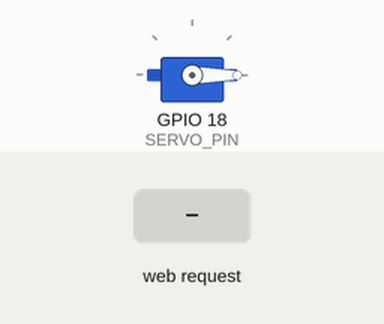
Simulated run of this sketch. Board: ESP32. On the bench: servo. Inputs (shaded band) come from the test bench. WiFi joins after 1.5 s; servers stay silent unless stated; what the sketch prints to the serial monitor is not drawn.

Above: at 2.7 s.
2.8 s: HTTP request GET /start received
At 3.05 s:
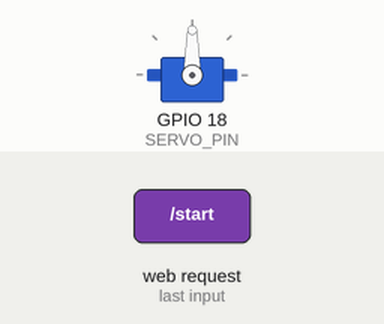
5.8 s: HTTP request GET /start?degree=120 received
8.8 s: HTTP request GET /stop received
At 9.4 s:
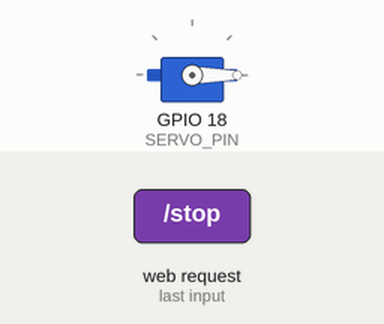
10.3 s: HTTP request GET /start?delay=1 received
At 10.45 s:
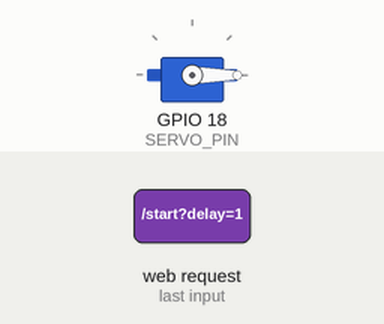
Timing chart, 0 to 14.3 s (numbered marks = the images above; inputs shaded):
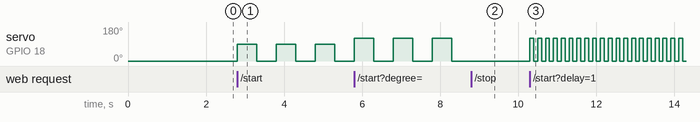

The sketch:

LDR_Servo.ino
```cpp
#include <WiFi.h>
#include <WebServer.h>
#include <ESP32Servo.h>

// 1. CẤU HÌNH
const char* ssid     = "Thasi";
const char* password = "123456789";

//  LDR & Servo
const int LDR_PIN   = 34;
const int SERVO_PIN = 18;

Servo myServo;
WebServer server(80);

// 2. BIẾN TRẠNG THÁI HỆ THỐNG
bool motorRunning   = false;
int  degreeInput    = 90;     // Góc quay mặc định
int  delayInput     = 500;    // Thời gian chờ (ms) mặc định

// Biến phục vụ cho hàm millis()
unsigned long previousMillis = 0;
bool isAtMaxAngle = false; // Trạng thái hiện tại của Servo (đang ở 0 hay đang ở góc max)

// 3. GIAO DIỆN WEB
const char index_html[] PROGMEM = R"rawliteral(
<!DOCTYPE html>
<html>
<head>
  <meta charset='UTF-8'>
  <title>ESP32 Servo Control</title>
  <style> body { font-family: Arial; padding: 20px; } </style>
</head>
<body>
  <h2>ESP32 - CẢM BIẾN ÁNH SÁNG & SERVO</h2>
  <hr>
  <p><b>Giá trị cảm biến (LDR):</b> <span id='ldrValue'>0</span></p>
  <p><b>Trạng thái Servo:</b> <span id='motorState'>Đã dừng</span></p>
  <hr>
  <form action='/start' method='GET'>
    <label>Góc quay (Độ):</label><br>
    <input type='number' name='degree' min='1' max='180' value='%DEGREE%'><br><br>

    <label>Thời gian trễ (ms):</label><br>
    <input type='number' name='delay' min='100' max='5000' value='%DELAY%'><br><br>

    <input type='submit' value='BẮT ĐẦU QUÉT'>
    <button type='button' onclick="location.href='/stop'">DỪNG SERVO</button>
  </form>

  <script>
    // Cập nhật giao diện mỗi 500ms
    setInterval(() => {
      fetch('/status')
        .then(res => res.json())
        .then(data => {
          document.getElementById('ldrValue').innerText = data.ldr;
          document.getElementById('motorState').innerText = data.motor;
        });
    }, 500);
  </script>
</body>
</html>
)rawliteral";

// 4. CÁC HÀM XỬ LÝ

// Trả về JSON trạng thái
void handleStatus() {
  // Đọc giá trị cường độ ánh sáng
  int ldrVal = analogRead(LDR_PIN);

  String state = motorRunning ? "Đang quét liên tục (0 - " + String(degreeInput) + " độ)" : "Đã dừng (Về 0 độ)";

  String json = "{\"ldr\":\"" + String(ldrVal) + "\", \"motor\":\"" + state + "\"}";
  server.send(200, "application/json", json);
}

// Xử lý khi nhấn nút BẮT ĐẦU
void handleStart() {
  if (server.hasArg("degree")) degreeInput = server.arg("degree").toInt();
  if (server.hasArg("delay"))  delayInput  = server.arg("delay").toInt();

  // Giới hạn giá trị an toàn
  degreeInput = constrain(degreeInput, 1, 180);
  delayInput  = constrain(delayInput, 100, 5000);

  motorRunning = true;
  previousMillis = millis(); // Đặt lại bộ đếm thời gian
  isAtMaxAngle = false;
  myServo.write(degreeInput); // Cho Servo chạy ngay vòng đầu tiên
  isAtMaxAngle = true;

  server.sendHeader("Location", "/");
  server.send(303);
}

// Xử lý khi nhấn nút DỪNG
void handleStop() {
  motorRunning = false;
  myServo.write(0); // Trả Servo về vị trí 0 độ khi dừng
  server.sendHeader("Location", "/");
  server.send(303);
}

// Hàm gửi trang Web giao diện
void handleRoot() {
  String html = String(index_html);

  html.replace("%DEGREE%", String(degreeInput));
  html.replace("%DELAY%", String(delayInput));

  server.send(200, "text/html", html);
}

// 5. SETUP & LOOP
void setup() {
  Serial.begin(9600);

  // Cấu hình LDR
  pinMode(LDR_PIN, INPUT);
  analogReadResolution(12); // ESP32 đọc Analog từ 0 - 4095

  // Cấu hình Servo
  ESP32PWM::allocateTimer(0);
  myServo.setPeriodHertz(50);
  myServo.attach(SERVO_PIN, 500, 2400);
  myServo.write(0); // Mặc định ở 0 độ

  // Kết nối WiFi
  WiFi.mode(WIFI_STA);
  WiFi.begin(ssid, password);
  Serial.print("Dang ket noi WiFi");
  while (WiFi.status() != WL_CONNECTED) { delay(500); Serial.print("."); }
  Serial.println("\nIP Web Server: " + WiFi.localIP().toString());

  // Định tuyến Web
  server.on("/", handleRoot);
  server.on("/status", handleStatus);
  server.on("/start", handleStart);
  server.on("/stop", handleStop);
  server.begin();
}

void loop() {
  server.handleClient(); // Duy trì Web Server

  if (motorRunning) {
    unsigned long currentMillis = millis();

    // Kiểm tra xem đã trôi qua đủ thời gian delayInput chưa
    if (currentMillis - previousMillis >= delayInput) {
      previousMillis = currentMillis; // Cập nhật lại mốc thời gian

      if (isAtMaxAngle) {
        myServo.write(0);
        isAtMaxAngle = false;
      } else {
        myServo.write(degreeInput);
        isAtMaxAngle = true;
      }
    }
  }
}
```

Measured:
- after the input at 2.8 s, servo on GPIO 18 (SERVO_PIN): alternates 90° for 0.50 s and 0° for 0.50 s, starting at once
- after the input at 8.8 s, servo on GPIO 18 (SERVO_PIN): stays 0° (without the input it goes to 120° after 0.00 s)
- after the input at 10.3 s, servo on GPIO 18 (SERVO_PIN): alternates 120° for 0.10 s and 0° for 0.10 s, starting at once
